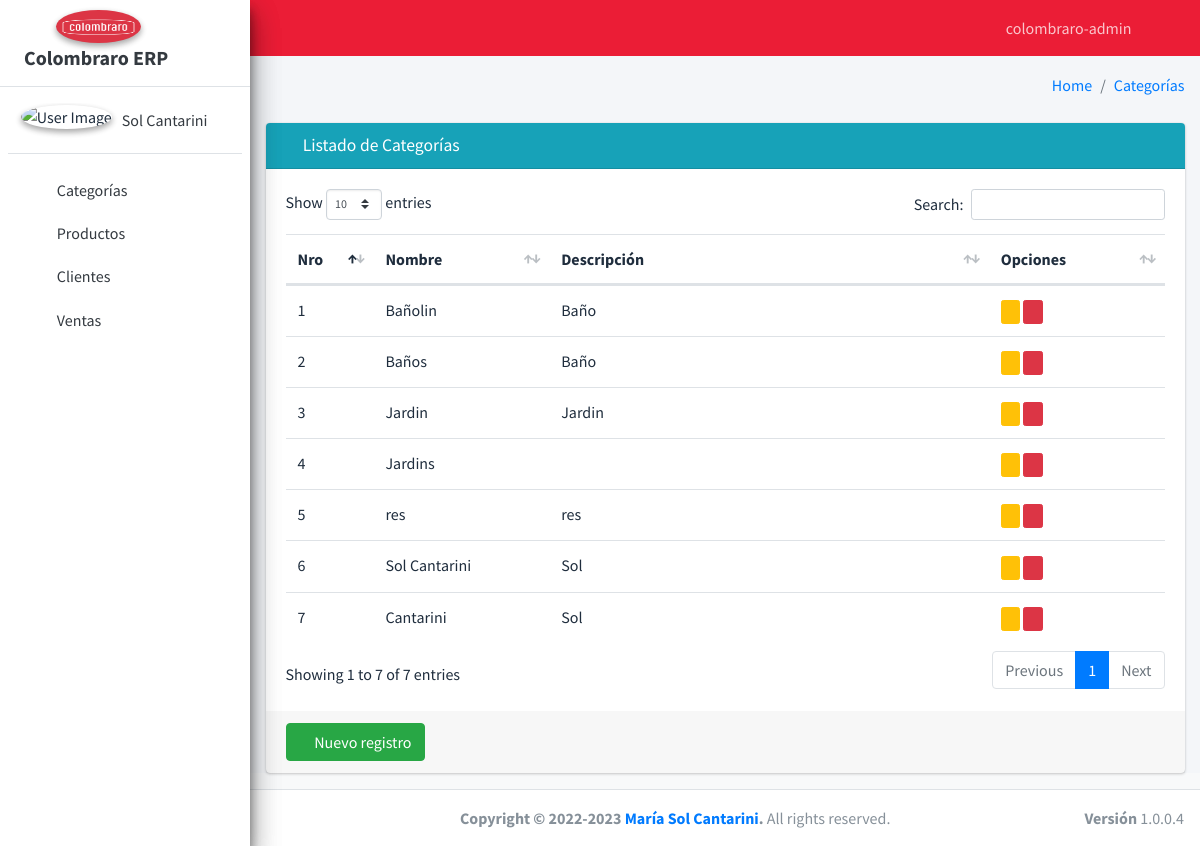
The app's page /erp/category/list/ (signed in), older data.
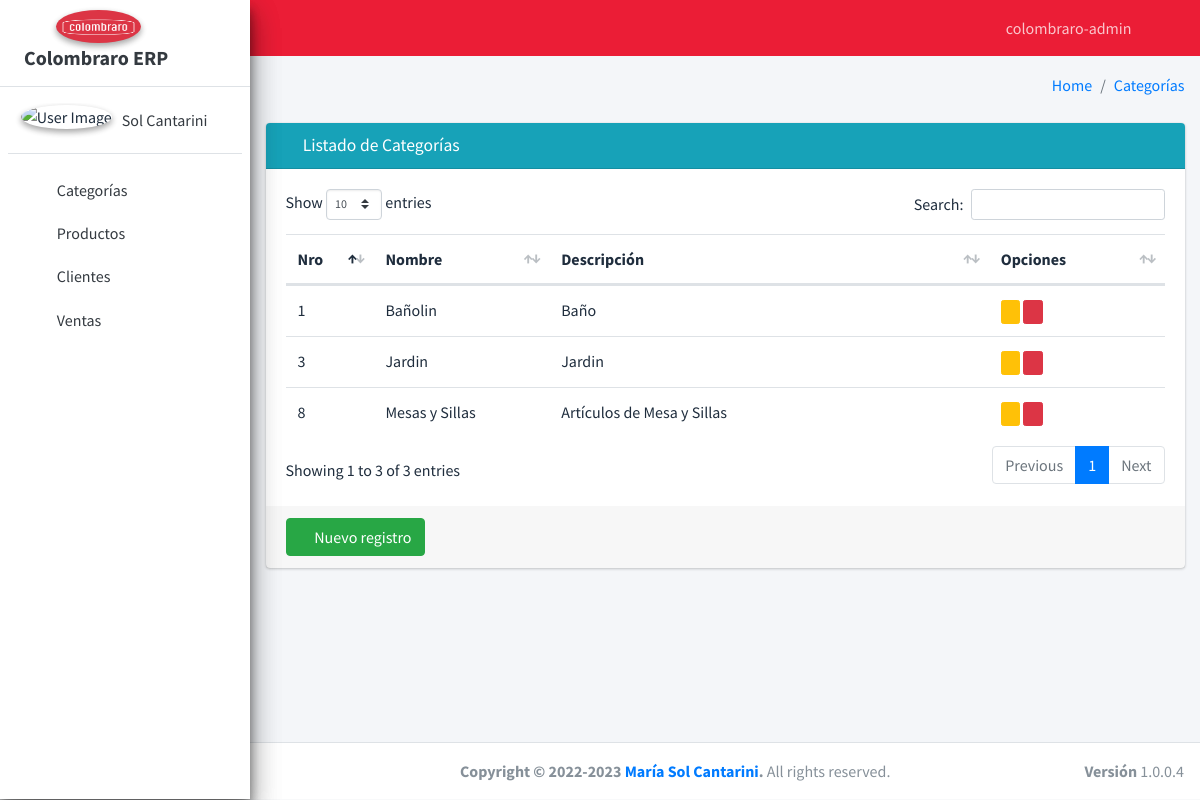
The same page, newer data.
### ColombraroERP/models.py (models this page shows, shortened)
class Categorias(models.Model):
    nombre = models.CharField(
        max_length=150, verbose_name='Nombre', unique=True)
    descripcion = models.TextField(
        max_length=300, null=True, blank=True, verbose_name='Descripción')
    class Meta:
        verbose_name = 'Categoria'
        verbose_name_plural = 'Categorias'
        db_table = 'categorias'
        ordering = ['nombre']

### ColombraroERP/views/category/views.py (the view, shortened to what this page needs)
# urls.py: path('category/list/', CategoryListView.as_view(), name='category_list'),
class CategoryListView(ListView):
    model = Categorias
    template_name = 'pages/category/category_list.html'
    @csrf_exempt
    @method_decorator(login_required)
    def dispatch(self, request, *args, **kwargs):
        print(request)
        return super().dispatch(request, *args, **kwargs)
    def get_context_data(self, **kwargs):
        context = super().get_context_data(**kwargs)
        context['title'] = 'Listado de Categorías'
        context['create_url'] = reverse_lazy('erp:category_create')
        context['list_url'] = reverse_lazy('erp:category_list')
        context['entity'] = 'Categorías'
        return context

### ColombraroERP/templates/pages/category/category_list.html
{% extends 'components/table.html' %}
{% block columns %}
    <tr>
        <th scope="col" style="width: 10%">Nro</th>
        <th scope="col" style="width: 20%">Nombre</th>
        <th scope="col" style="width: 50%">Descripción</th>
        <th scope="col" style="width: 20%">Opciones</th>
    </tr>
{% endblock %}
{% block rows %}
    {% for c in object_list %}
        <tr>
            <td>{{ c.id }}</td>
            <td>{{ c.nombre }}</td>
            <td>{{ c.descripcion }}</td>
            <td>
                <a href="{% url 'erp:category_update' c.id %}" type="button" class="btn btn-warning btn-xs" data-toggle="tooltip" data-placement="left" title="Editar">
                    <i class="fas fa-edit"></i>
                </a>
                <a href="{% url 'erp:category_delete' c.id %}" type="button" class="btn btn-danger  btn-xs" data-toggle="tooltip" data-placement="right" title="Eliminar">
                    <i class="fas fa-trash-alt"></i>
                </a>
            </td>
        </tr>
    {% endfor %}
{% endblock %}

### ColombraroERP/templates/components/table.html (shortened to what this page needs)
{% extends 'components/body.html' %}
{% load static %}
{% block head %}
    <link rel="stylesheet" href="{% static 'lib/datatables/css/dataTables.bootstrap4.min.css' %}"/>
    <link rel="stylesheet" href="{% static 'lib/datatables/plugins/responsive-2.2.3/css/responsive.bootstrap4.min.css' %}"/>
{% endblock %}
{% block content %}
    <div class="card card-default">
        <div class="card-header bg-info">
            <h3 class="card-title">
                <i class="fas fa-folder-open"></i>
                {{ title }}
            </h3>
        </div>
        <div class="card-body">
            <table class="table" id="data">
                <thead>
                {% block columns %}
                {% endblock %}
                </thead>
                <tbody>
                {% block rows %}
                {% endblock %}
                </tbody>
            </table>
        </div>
        <div class="card-footer">
            <a href="{{ create_url }}" class="btn btn-success btnTest" data-toggle="tooltip" data-placement="right" title="Agregar nuevo registro">
                <i class="fas fa-plus"></i> Nuevo registro
            </a>
        </div>
    </div>
{% endblock %}

### ColombraroERP/templates/components/body.html (shortened to what this page needs)
{% extends 'components/head.html' %}
{% block body %}
    <body class="bg-light">
    <div class="wrapper">
        {% include 'components/sidebar.html' %}
        {% include 'components/navbar.html' %}
        {% include 'components/sidebar.html' %}
        <div class="content-wrapper">
            <div class="content-header">
                <div class="container">
                    <div class="row mb-2">
                        <div class="col-sm-12">
                            <ol class="breadcrumb float-sm-right">
                                <li class="breadcrumb-item"><a href="#">Home</a></li>
                                <li class="breadcrumb-item"><a href="{{list_url}}">{{ entity }}</a></li>
                            </ol>
                        </div>
                    </div>
                </div>
            </div>
            <div class="content">
                <div class="container">
                    {% block content %}
                    {% endblock %}
                </div>
            </div>
        </div>
        {% include 'components/footer.html' %}
    </div>
    </body>
{% endblock %}

### ColombraroERP/templates/components/head.html (shortened to what this page needs)
{% load static %}
<!DOCTYPE html>
<html lang="en">
<head>
  <link rel="stylesheet" href="{% static 'lib/adminlte/plugins/fontawesome-free/css/all.min.css' %}">
  <link rel="stylesheet" href="{% static 'lib/adminlte/css/adminlte.min.css' %}">
    {% block head %}
    {% endblock %}
</head>
{% block body %}
{% endblock %}
</html>

### ColombraroERP/templates/components/sidebar.html
{% load static %}
<aside class="main-sidebar sidebar-light-primary elevation-4">
    <div class="brand-link">
        <img src="{% static 'img/logo/colombraro-logo.png' %}"
            alt="AdminLTE Logo"
            class="brand-image img-circle elevation-2 bg-danger mx-5"
            style="width:85px; padding:3px">
            <br>
        <span class="text-dark mx-3"><b>Colombraro ERP</b></span>
    </div>
    <div class="sidebar">
        <div class="user-panel mt-3 pb-3 mb-3 d-flex">
            <div class="image">
                <img src="{% static 'img/user.png' %}" class="img-circle elevation-2" alt="User Image">
            </div>
            <div class="info">
                <a href="#" class="d-block">Sol Cantarini</a>
            </div>
        </div>
        <nav class="mt-2">
            <ul class="nav nav-pills nav-sidebar flex-column" data-widget="treeview" role="menu" data-accordion="false">
                <li class="nav-item">
                    <a href="{% url 'erp:category_list' %}" class="nav-link">
                        <i class="nav-icon fas fa-truck-loading"></i>
                        <p>
                            Categorías
                        </p>
                    </a>
                </li>
                <li class="nav-item">
                    <a href="#" class="nav-link">
                        <i class="nav-icon fas fa-boxes"></i>
                        <p>
                            Productos
                        </p>
                    </a>
                </li>
                <li class="nav-item">
                    <a href="#" class="nav-link">
                        <i class="nav-icon fas fa-users"></i>
                        <p>
                            Clientes
                        </p>
                    </a>
                </li>
                <li class="nav-item">
                    <a href="#" class="nav-link">
                        <i class="nav-icon fas fa-shopping-cart"></i>
                        <p>
                            Ventas
                        </p>
                    </a>
                </li>
            </ul>
        </nav>
    </div>
</aside>

### ColombraroERP/templates/components/navbar.html (shortened to what this page needs)
<nav class="main-header navbar navbar-expand navbar-dark" style="background-color:#EB1D36; border: 1px #EB1D36">
    <ul class="navbar-nav">
        <li class="nav-item">
            <a class="nav-link" data-widget="pushmenu" href="#" role="button"><i class="fas fa-bars"></i></a>
        </li>
    </ul>
    <ul class="navbar-nav ml-auto">
        <li class="nav-item dropdown">
            <a class="nav-link" data-toggle="dropdown" href="#">
                <i class="fas fa-users-cog"></i> {{request.user.username}}
            </a>
        </li>
        <li class="nav-item">
            <a class="nav-link" href="{% url 'logout' %}">
                <i class="fas fa-power-off" aria-hidden="true"></i>
            </a>
        </li>
    </ul>
</nav>

### ColombraroERP/templates/components/footer.html
<footer class="main-footer text-center">
    <div class="float-right d-none d-sm-inline">
        <b>Versión</b> 1.0.0.4
    </div>
    <strong>Copyright &copy; 2022-2023 <a href="https://www.linkedin.com/in/cantarini-maria-sol/" target="_blank">María Sol Cantarini</a>.
    </strong> All rights reserved.
</footer>

Row changes from the older to the newer data that the page shows:
removed Categorias: id "2", nombre "Baños", descripcion "Baño"
removed Categorias: id "7", nombre "Cantarini", descripcion "Sol"
removed Categorias: id "4", nombre "Jardins"
removed Categorias: id "6", nombre "Sol Cantarini", descripcion "Sol"
removed Categorias: id "5", nombre "res", descripcion "res"
added Categorias: id "8", nombre "Mesas y Sillas", descripcion "Artículos de Mesa y Sillas"
Text that changed along with them:
text written by a page script: "Show entries Search: Showing 1 to 7 of 7 entries Previous 1 Next" → "Show entries Search: Showing 1 to 3 of 3 entries Previous 1 Next"
